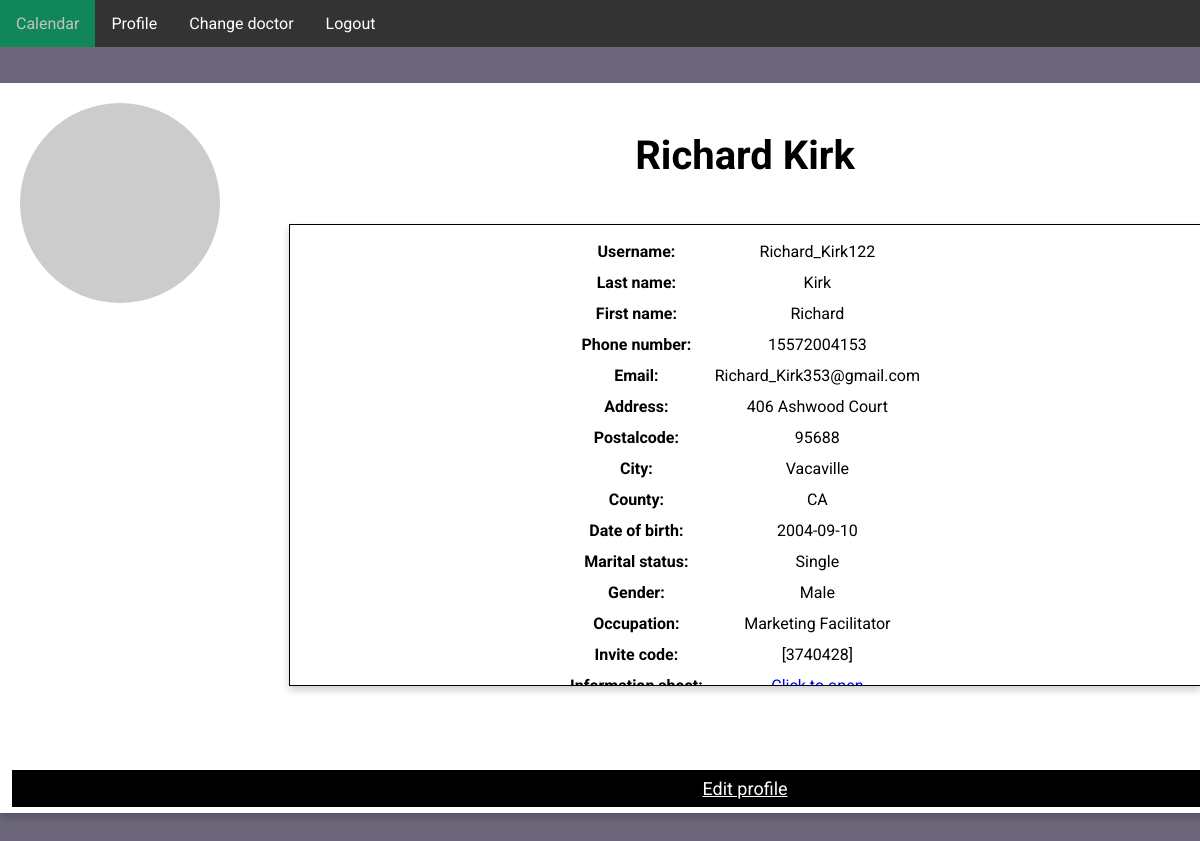
/patient-profile (signed in), run on the app's committed database.
### app/domain/entities.py (models this page shows, shortened)
class Patient(db.Model):
    __tablename__ = "patient"
    id = db.Column(db.Integer, primary_key=True)
    username = db.Column(db.String(64), index=True, unique=True)
    first_name = db.Column(db.String(64), index=True)
    last_name = db.Column(db.String(64), index=True)
    phone_number = db.Column(db.Integer, index=True, unique=True)
    email = db.Column(db.String(128), index=True, unique=True)
    address = db.Column(db.String(256), index=True)
    postalcode = db.Column(db.String(256), index=True)
    city = db.Column(db.String(256), index=True)
    state = db.Column(db.String(256), index=True)
    passport_id = db.Column(db.String(16), index=True, unique=True)
    birth_date = db.Column(db.String(128), index=True)
    marital_status = db.Column(db.String(16), index=True)
    gender = db.Column(db.String(8), index=True)
    occupation = db.Column(db.String(256), index=True)
    invite_code = db.relationship('InviteCode', backref='patient')
    password_hash = db.Column(db.String(256), index=True, unique=False)
    doctor_id = db.Column(db.Integer, db.ForeignKey('doctor.id'))
    transfer = db.Column(db.Integer, index=True)
    profile_picture = db.Column(db.String(256))
    consultations = db.relationship('Consultation', backref='patient')
    information_sheet = db.relationship('InformationSheet', backref='patient')
    def avatar(self, size):
        digest = md5(self.email.lower().encode('utf-8')).hexdigest()
        return 'https://www.gravatar.com/avatar/{}?d=identicon&s={}'.format(
            digest, size)

class InviteCode(db.Model):
    __tablename__ = "invite_code"
    id = db.Column(db.Integer, index=True, primary_key=True)
    invite_code = db.Column(db.Integer)
    patient_id = db.Column(db.Integer, db.ForeignKey('patient.id'), index=True)
    doctor_id = db.Column(db.Integer, db.ForeignKey('doctor.id'), index=True)
    def __repr__(self):
        return f'{self.invite_code}'

### app/ui/ui.py (the view)
    @staticmethod
    @app.route('/patient-profile')
    def patient_profile():
        patient = service.get_patient_by_id(service.session['patient'])
        if "patient" not in service.session:
            return redirect(url_for('home'))
        return render_template('patient-profile.html', patient=patient)

### app/repository/database.py (called while the page is built)
    def find_patient_by_id(self, patient_id):
        patient = self.db.session.get(Patient, patient_id)
        if patient is None:
            raise ValueError("Patient not found")
        return patient

### app/service/service.py (called while the page is built)
    def get_patient_by_id(self, patient_id):
        return self.db.find_patient_by_id(patient_id)

### app/ui/ui.py (called while the page is built)
    @staticmethod
    @app.before_request
    def before_request():
        flask.session.permanent = True
        app.permanent_session_lifetime = datetime.timedelta(minutes=5)
        flask.session.modified = True

### app/templates/patient-profile.html (shortened to what this page needs)
<!DOCTYPE html>
<html lang="en">
<head>
    <link rel="stylesheet" href="../static/main-style.css">
    <link rel="stylesheet" href="https://cdnjs.cloudflare.com/ajax/libs/font-awesome/4.7.0/css/font-awesome.min.css">
</head>
<body>
    <section class="header">
            <div class="navbar">
                <a href="/patient-home">Calendar</a>
                <a href="/patient-profile">Profile</a>
                <a href="/change-medic">Change doctor</a>
                <a href="{{ url_for('logout') }}">Logout</a>
            </div>
            <div class="main-box">
                {% if patient.profile_picture==None %}
                    <img src="{{ patient.avatar(128) }}" class="profile-img" alt="{{ patient.username }}">
                {% else %}
                    <img src="../static/files/profile_picture_patient/{{patient.profile_picture}}" class="profile-img" alt="{{ patient.username }}">
                {% endif %}
                  <h1 class="name">{{patient.first_name}} {{patient.last_name}}</h1>
                  <div class="profile-box">
                    <table class="medic-table">
                        <tr>
                            <th>Username:</th>
                            <td>{{patient.username}}</td>
                        </tr>
                        <tr>
                            <th>Last name:</th>
                            <td>{{patient.last_name}}</td>
                        </tr>
                        <tr>
                            <th>First name:</th>
                            <td>{{patient.first_name}}</td>
                        </tr>
                        <tr>
                            <th>Phone number:</th>
                            <td>{{patient.phone_number}}</td>
                        </tr>
                        <tr>
                            <th>Email:</th>
                            <td>{{patient.email}}</td>
                        </tr>
                        <tr>
                            <th>Address:</th>
                            <td>{{patient.address}}</td>
                        </tr>
                        <tr>
                            <th>Postalcode:</th>
                            <td>{{patient.postalcode}}</td>
                        </tr>
                        <tr>
                            <th>City:</th>
                            <td>{{patient.city}}</td>
                        </tr>
                        <tr>
                            <th>County:</th>
                            <td>{{patient.state}}</td>
                        </tr>
                        <tr>
                            <th>Date of birth:</th>
                            <td>{{patient.birth_date}}</td>
                        </tr>
                        <tr>
                            <th>Marital status:</th>
                            <td>{{patient.marital_status}}</td>
                        </tr>
                        <tr>
                            <th>Gender:</th>
                            <td>{{patient.gender}}</td>
                        </tr>
                        <tr>
                            <th>Occupation:</th>
                            <td>{{patient.occupation}}</td>
                        </tr>
                        <tr>
                            <th>Invite code:</th>
                            <td>{{patient.invite_code}}</td>
                        </tr>
                        <tr>
                            <th>Information sheet:</th>
                            <td><a href="/information-sheet">Click to open</a></td>
                        </tr>
                    </table>
                  </div>
                  <p><a href="/edit-patient" class="contact-btn">Edit profile</a></p>
            </div>
    </section>
</body>
</html>

### app/static/main-style.css (style rules this page uses)
* { margin: 0; padding: 0; font-family: 'Roboto', sans-serif; }
.header { min-height: 100vh; width: 100%; background-color:#6b667a; background-position: center; background-size: cover; position: relative; overflow: auto; }
.navbar { overflow: auto; background-color: #333; font-family: Arial; }
.navbar a { left: 80px; float: left; font-size: 16px; color: white; text-align: center; padding: 14px 16px; text-decoration: none; }
.main-box { box-shadow: 0 4px 8px 0 rgba(0, 0, 0, 0.2); width: 1480px; height: 720px; position: relative; margin: 3% auto; background: #fff; padding: 5px; text-align: center; }
.name { margin: 3% auto; font-size: 40px; }
.contact-btn { position: relative; top: 40px; border: none; outline: 0; display: inline-block; padding: 8px; color: white; background-color: #000; text-align: center; cursor: pointer; width: 98%; font-size: 18px; }
.profile-img { width: 200px; position: absolute; top: 20px; left: 20px; border-radius: 50%; }
.profile-box { width: 900px; height: 450px; border: 1px solid #000; box-shadow: 0 4px 8px 0 rgba(0, 0, 0, 0.2); position: relative; margin: 3% auto; background: #fff; padding: 5px; overflow: auto; text-align: center; }
.medic-table, th, td { margin: auto; padding: 5px; }

### data on the page
Patient: first_name "Richard", last_name "Kirk", username "Richard_Kirk122", phone_number "15572004153", email "Richard_Kirk353@gmail.com", address "406 Ashwood Court", postalcode "95688", city "Vacaville", state "CA", birth_date "2004-09-10", marital_status "Single", gender "Male", occupation "Marketing Facilitator"
InviteCode: invite_code "[3740428]"
